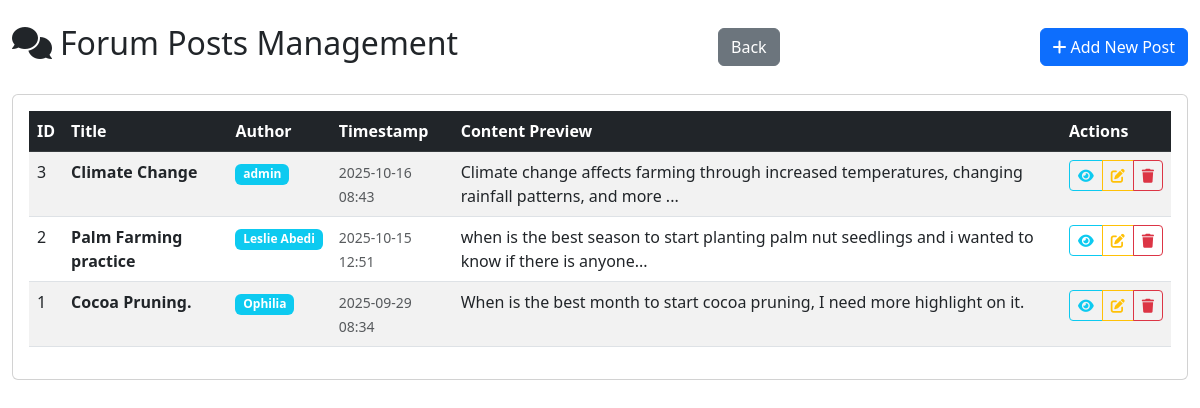
The page /admin/forum_posts (signed in) on the database its author committed.
### app.py (models this page shows)
class ForumPost(db.Model):
    id = db.Column(db.Integer, primary_key=True)
    title = db.Column(db.String(200), nullable=False)
    content = db.Column(db.Text, nullable=False)
    author_id = db.Column(db.Integer, db.ForeignKey('user.id'), nullable=False)
    timestamp = db.Column(db.DateTime, default=datetime.utcnow)
    author = db.relationship('User', backref=db.backref('forum_posts', lazy=True))

class User(UserMixin, db.Model):
    id = db.Column(db.Integer, primary_key=True)
    username = db.Column(db.String(50), unique=True)
    email = db.Column(db.String(50), unique=True)
    phone = db.Column(db.String(20))
    location = db.Column(db.String(50))
    password = db.Column(db.String(1000))
    is_supplier = db.Column(db.Boolean, default=False)
    is_admin = db.Column(db.Boolean, default=False)
    profile_picture = db.Column(db.String(1000), nullable=True)
    reset_token = db.Column(db.String(100), nullable=True)
    reset_token_expiry = db.Column(db.DateTime, nullable=True)

### app.py (the view)
@app.route('/admin/forum_posts')
@login_required
def admin_forum():
    if not current_user.is_admin:
        flash('Access denied. Admin privileges required.', 'danger')
        return redirect(url_for('index'))
    forums = ForumPost.query.order_by(ForumPost.timestamp.desc()).all()
    users = User.query.all()  # For dropdown in create/edit forms
    return render_template('admin/forum.html', forums=forums, users=users)

### app.py (called while the page is built)
@login_manager.user_loader
def load_user(user_id):
    return User.query.get(int(user_id))

### templates/admin/forum.html (shortened to what this page needs)
<!DOCTYPE html>
<html lang="en">
<head>
    <link href="https://cdn.jsdelivr.net/npm/bootstrap@5.3.0/dist/css/bootstrap.min.css" rel="stylesheet">
    <link rel="stylesheet" href="https://cdnjs.cloudflare.com/ajax/libs/font-awesome/6.0.0/css/all.min.css">
</head>
<body>
    <div class="container-fluid mt-4">
        <div class="row">
            <div class="col-12">
                <div class="d-flex justify-content-between align-items-center mb-4">
                    <h2><i class="fas fa-comments me-2"></i>Forum Posts Management</h2>
                    <a href="{{ url_for('admin_dashboard') }}" class="btn btn-secondary ">Back</a>
                    <button type="button" class="btn btn-primary" data-bs-toggle="modal" data-bs-target="#createModal">
                        <i class="fas fa-plus me-1"></i>Add New Post
                    </button>
                </div>
                <div class="card">
                    <div class="card-body">
                        <div class="table-responsive">
                            <table class="table table-striped table-hover">
                                <thead class="table-dark">
                                    <tr>
                                        <th>ID</th>
                                        <th>Title</th>
                                        <th>Author</th>
                                        <th>Timestamp</th>
                                        <th>Content Preview</th>
                                        <th>Actions</th>
                                    </tr>
                                </thead>
                                <tbody id="forumTableBody">
                                    {% for forum in forums %}
                                    <tr data-post-id="{{ forum.id }}">
                                        <td>{{ forum.id }}</td>
                                        <td class="fw-bold">{{ forum.title }}</td>
                                        <td>
                                            <span class="badge bg-info">{{ forum.author.username }}</span>
                                        </td>
                                        <td>
                                            <small class="text-muted">
                                                {{ forum.timestamp.strftime('%Y-%m-%d %H:%M') }}
                                            </small>
                                        </td>
                                        <td>
                                            <div class="content-preview">
                                                {{ forum.content[:100] }}{% if forum.content|length > 100 %}...{% endif %}
                                            </div>
                                        </td>
                                        <td>
                                            <div class="btn-group" role="group">
                                                <button type="button" class="btn btn-sm btn-outline-info view-btn"
                                                        data-post-id="{{ forum.id }}" title="View">
                                                    <i class="fas fa-eye"></i>
                                                </button>
                                                <button type="button" class="btn btn-sm btn-outline-warning edit-btn"
                                                        data-post-id="{{ forum.id }}" title="Edit">
                                                    <i class="fas fa-edit"></i>
                                                </button>
                                                <button type="button" class="btn btn-sm btn-outline-danger delete-btn"
                                                        data-post-id="{{ forum.id }}" title="Delete">
                                                    <i class="fas fa-trash"></i>
                                                </button>
                                            </div>
                                        </td>
                                    </tr>
                                    {% endfor %}
                                </tbody>
                            </table>
                        </div>
                    </div>
                </div>
            </div>
        </div>
    </div>
</body>
</html>

### rows shown on the page
ForumPost: id "3", title "Climate Change", author.username "admin", timestamp "2025-10-16 08:43", content "Climate change affects farming through increased temperatures, changing rainfall patterns, and more"
ForumPost: id "2", title "Palm Farming practice", author.username "Leslie Abedi", timestamp "2025-10-15 12:51", content "when is the best season to start planting palm nut seedlings and i wanted to know if there is anyone"
ForumPost: id "1", title "Cocoa Pruning.", author.username "Ophilia", timestamp "2025-09-29 08:34", content "When is the best month to start cocoa pruning, I need more highlight on it."
